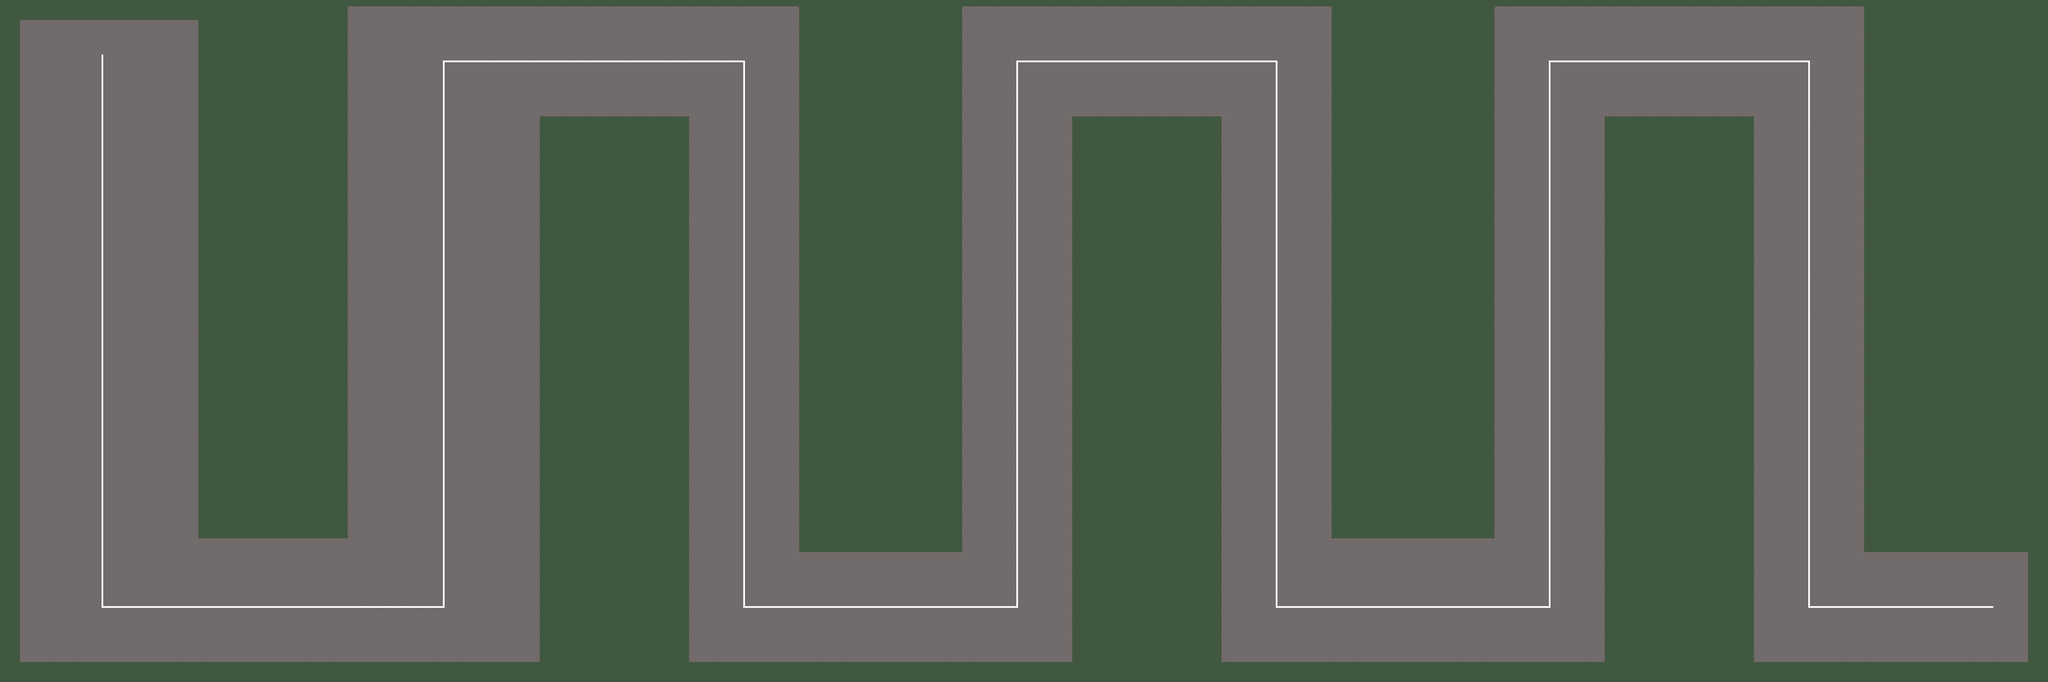

Rendered tile map (Tiled .tmx) drawn with the repository's tilesets; below, a short description and the map source with its tile grids summarised:
An orthogonal 150x50 tile map with 32x32 px tiles, 2 tile layers (Tiles, Collides).

<map version="1.0" tiledversion="1.0.3" orientation="orthogonal" renderorder="right-down" width="150" height="50" tilewidth="32" tileheight="32" nextobjectid="1">
 <tileset firstgid="1" source="dtiles.tsx" />
 <layer name="Tiles" width="150" height="50">
  <data>[7500 cells, 3435 non-empty, 8 distinct tile ids]</data>
 </layer>
 <layer name="Collides" width="150" height="50">
  <data>[7500 cells, 4065 non-empty, 13 distinct tile ids]</data>
 </layer>
</map>